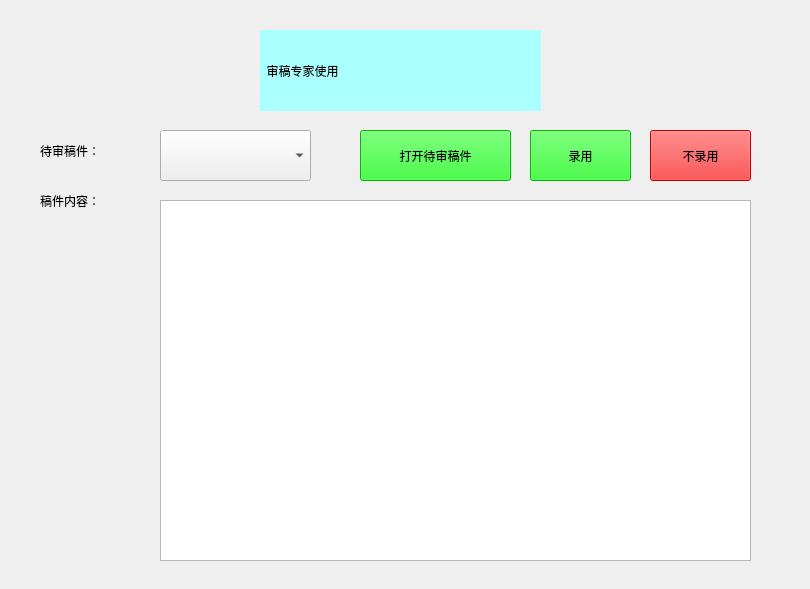
<?xml version="1.0" encoding="UTF-8"?>
<ui version="4.0">
 <class>ExpertEmail</class>
 <widget class="QWidget" name="ExpertEmail">
  <property name="geometry">
   <rect>
    <x>0</x>
    <y>0</y>
    <width>810</width>
    <height>589</height>
   </rect>
  </property>
  <property name="windowTitle">
   <string>ExpertEmail</string>
  </property>
  <widget class="QLabel" name="label">
   <property name="geometry">
    <rect>
     <x>260</x>
     <y>30</y>
     <width>281</width>
     <height>81</height>
    </rect>
   </property>
   <property name="styleSheet">
    <string notr="true">background-color: rgb(170, 255, 255);
font: 24pt &quot;Arial&quot;;</string>
   </property>
   <property name="text">
    <string>  审稿专家使用</string>
   </property>
  </widget>
  <widget class="QTextEdit" name="edit_data">
   <property name="geometry">
    <rect>
     <x>160</x>
     <y>200</y>
     <width>591</width>
     <height>361</height>
    </rect>
   </property>
  </widget>
  <widget class="QLabel" name="label_3">
   <property name="geometry">
    <rect>
     <x>40</x>
     <y>180</y>
     <width>111</width>
     <height>41</height>
    </rect>
   </property>
   <property name="styleSheet">
    <string notr="true">font: 14pt &quot;Arial&quot;;</string>
   </property>
   <property name="text">
    <string>稿件内容：</string>
   </property>
  </widget>
  <widget class="QLabel" name="label_4">
   <property name="geometry">
    <rect>
     <x>40</x>
     <y>130</y>
     <width>111</width>
     <height>41</height>
    </rect>
   </property>
   <property name="styleSheet">
    <string notr="true">font: 14pt &quot;Arial&quot;;</string>
   </property>
   <property name="text">
    <string>待审稿件：</string>
   </property>
  </widget>
  <widget class="QPushButton" name="open_td">
   <property name="geometry">
    <rect>
     <x>360</x>
     <y>130</y>
     <width>151</width>
     <height>51</height>
    </rect>
   </property>
   <property name="styleSheet">
    <string notr="true">font: 14pt &quot;Arial&quot;;
background-color: rgb(0, 255, 0);</string>
   </property>
   <property name="text">
    <string>打开待审稿件</string>
   </property>
  </widget>
  <widget class="QPushButton" name="over_td">
   <property name="geometry">
    <rect>
     <x>530</x>
     <y>130</y>
     <width>101</width>
     <height>51</height>
    </rect>
   </property>
   <property name="styleSheet">
    <string notr="true">font: 14pt &quot;Arial&quot;;
background-color: rgb(0, 255, 0);</string>
   </property>
   <property name="text">
    <string>录用</string>
   </property>
  </widget>
  <widget class="QPushButton" name="over_td_2">
   <property name="geometry">
    <rect>
     <x>650</x>
     <y>130</y>
     <width>101</width>
     <height>51</height>
    </rect>
   </property>
   <property name="styleSheet">
    <string notr="true">font: 14pt &quot;Arial&quot;;
background-color: rgb(255, 0, 0);</string>
   </property>
   <property name="text">
    <string>不录用</string>
   </property>
  </widget>
  <widget class="QComboBox" name="comboBox">
   <property name="geometry">
    <rect>
     <x>160</x>
     <y>130</y>
     <width>151</width>
     <height>51</height>
    </rect>
   </property>
  </widget>
 </widget>
 <layoutdefault spacing="6" margin="11"/>
 <resources/>
 <connections/>
</ui>
